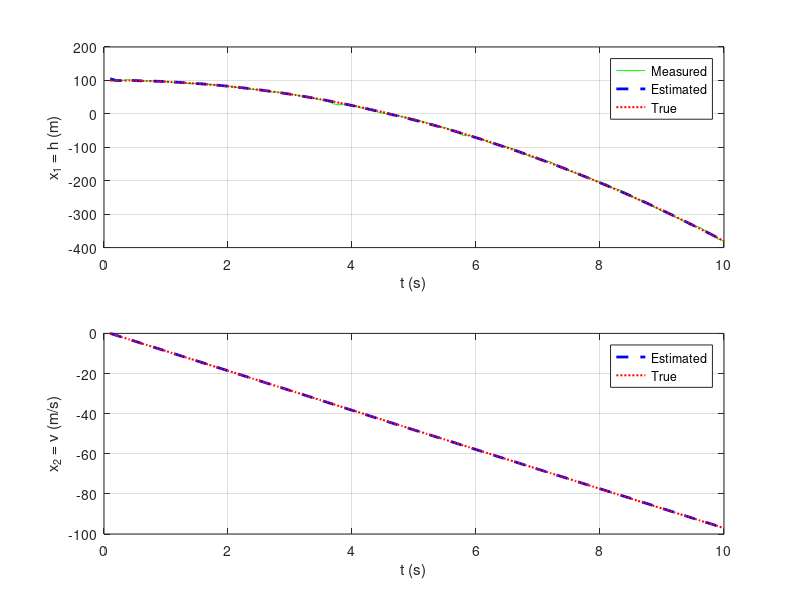
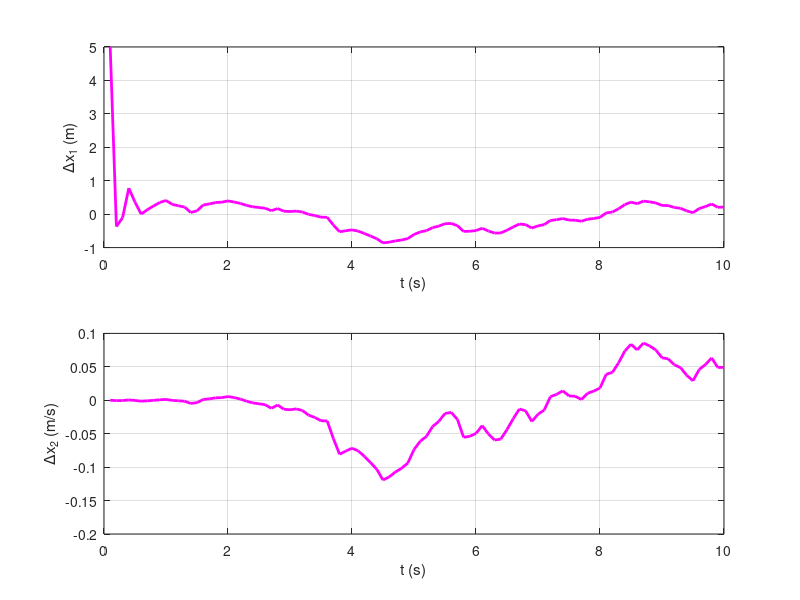

MATLAB code to generate these figures, in order:
clear
close all
%% Simulate the true signal and measurement
% Define the system
N = 100; % number of time steps
dt = 0.1; % Sampling time (s)
t = dt*(1:N); % time vector (s)
F = [1, dt; 0, 1]; % system matrix - state
G = [-1/2*dt^2; -dt]; % system matrix - input
H = [1 0]; % observation matrix
Q = [0, 0; 0, 0]; % process noise covariance
u = 9.80665; % input = acceleration due to gravity (m/s^2)
I = eye(2); % identity matrix
% Define the initial position and velocity
y0 = 100; % m
v0 = 0; % m/s
% Initialize the state vector (true state)
xt = zeros(2, N); % True state vector
xt(:, 1) = [y0; v0]; % True intial state
% Loop through and calculate the state
for k = 2:N
% Propagate the states through the prediction equations
xt(:, k) = F*xt(:, k-1) + G*u;
end
% Generate the noisy measurement from the true state
R = 4; % m^2/s^2
v = sqrt(R)*randn(1, N); % measurement noise
z = H*xt + v; % noisy measurement
%% Perform the Kalman filter estimation
% Initialize the state vector (estimated state)
x = zeros(2, N); % Estimated state vector
x(:, 1) = [105; 0]; % Guess for initial state
% Initialize the covariance matrix
P = [10, 0; 0, 0.01]; % Covariance for initial state error
% Loop through and perform the Kalman filter equations recursively
for k = 2:N
% Predict the state vector
x(:, k) = F*x(:, k-1) + G*u;
% Predict the covariance
P = F*P*F' + Q;
% Calculate the Kalman gain matrix
K = P*H'/(H*P*H' + R);
% Update the state vector
x(:,k) = x(:,k) + K*(z(k) - H*x(:,k));
% Update the covariance
P = (I - K*H)*P;
end
%% Plot the results
% Plot the states
figure(1);
subplot(211);
plot(t, z, 'g-', t, x(1,:), 'b--', 'LineWidth', 2);
hold on; plot(t, xt(1,:), 'r:', 'LineWidth', 1.5)
xlabel('t (s)'); ylabel('x_1 = h (m)'); grid on;
legend('Measured','Estimated','True');
subplot(212);
plot(t, x(2,:), 'b--', 'LineWidth', 2);
hold on; plot(t, xt(2,:), 'r:', 'LineWidth', 1.5)
xlabel('t (s)'); ylabel('x_2 = v (m/s)'); grid on;
legend('Estimated','True');
% Plot the estimation errors
figure(2);
subplot(211);
plot(t, x(1,:)-xt(1,:), 'm', 'LineWidth', 2)
xlabel('t (s)'); ylabel('\Deltax_1 (m)'); grid on;
subplot(212);
plot(t, x(2,:)-xt(2,:), 'm', 'LineWidth', 2)
xlabel('t (s)'); ylabel('\Deltax_2 (m/s)'); grid on;